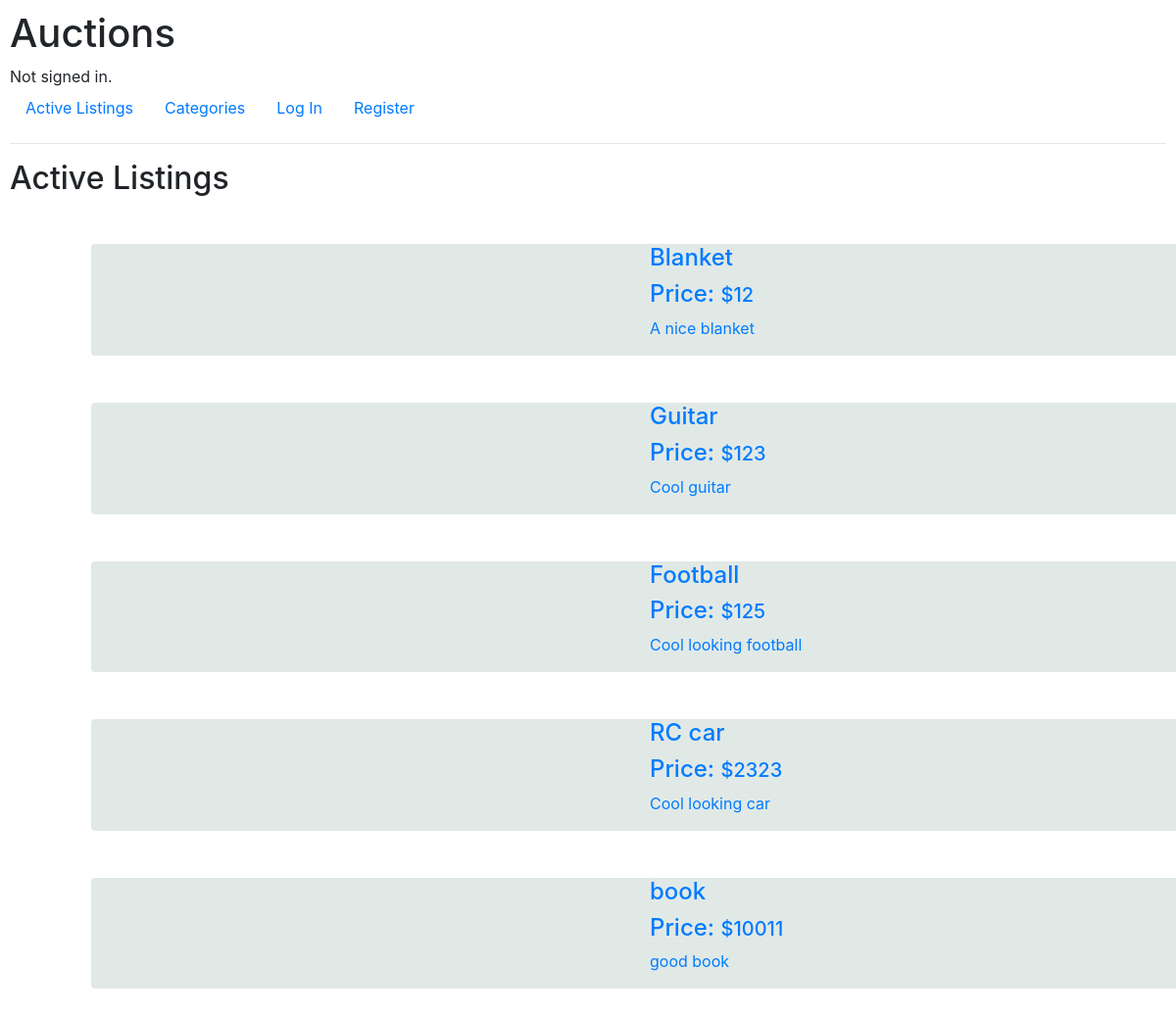
The page / on the database its author committed.
### auctions/models.py (models this page shows, shortened)
class Listing(models.Model):
    title = models.CharField(max_length=64)
    description = models.CharField(max_length=150)
    starting_bid = models.IntegerField()
    image_link = models.CharField(max_length=400)
    Category = (('Fashion', 'Fashion'),('Toys','Toys'),('Electronics','Electronics'),('Home','Home'),('Health', 'Health'),('Sports','Sports'))
    category = models.CharField(max_length=200,null=True, choices=Category)
    user = models.ForeignKey(User,on_delete=models.CASCADE,related_name="Products")
    active_category=(('Active','Active'),('Close','Close'))
    active = models.CharField(max_length=200,null=True, choices=active_category,default="Active")

### auctions/views.py (the view)
# urls.py: path("", views.index, name="index"),
def index(request):
    context = {"listing":Listing.objects.all()}
    return render(request, "auctions/index.html",context)

### auctions/templates/auctions/index.html (shortened to what this page needs)
{% extends "auctions/layout.html" %}
{% block body %}
    <h2>Active Listings</h2>
    <div class="container">
        {% for list in listing %}
        <a href="{% url 'listing_page' list.id%}">
        <div class="container m-5 " >
            <div class="row  rounded d-flex align-items-center" style="background-color: rgb(225, 233, 230);" >
                <div class="col d-flex-column-reverse  ">
                    <h4>{{list.title}}</h4>
                    <h4>Price: <span class="h5">${{list.starting_bid}}</span></h4>
                    <p>{{list.description}}</p>
                </div>
            </div>
        </a>
        </div>
        {% empty %}
            <h4>No item</h4>
        {% endfor %}
{% endblock %}

### auctions/static/auctions/styles.css (style rules this page uses)
body { padding: 10px; }

### rows shown on the page
Listing: title "Blanket", starting_bid "12", description "A nice blanket"
Listing: title "Guitar", starting_bid "123", description "Cool guitar"
Listing: title "Football", starting_bid "125", description "Cool looking football"
Listing: title "RC car", starting_bid "2323", description "Cool looking car"
Listing: title "book", starting_bid "10011", description "good book"
